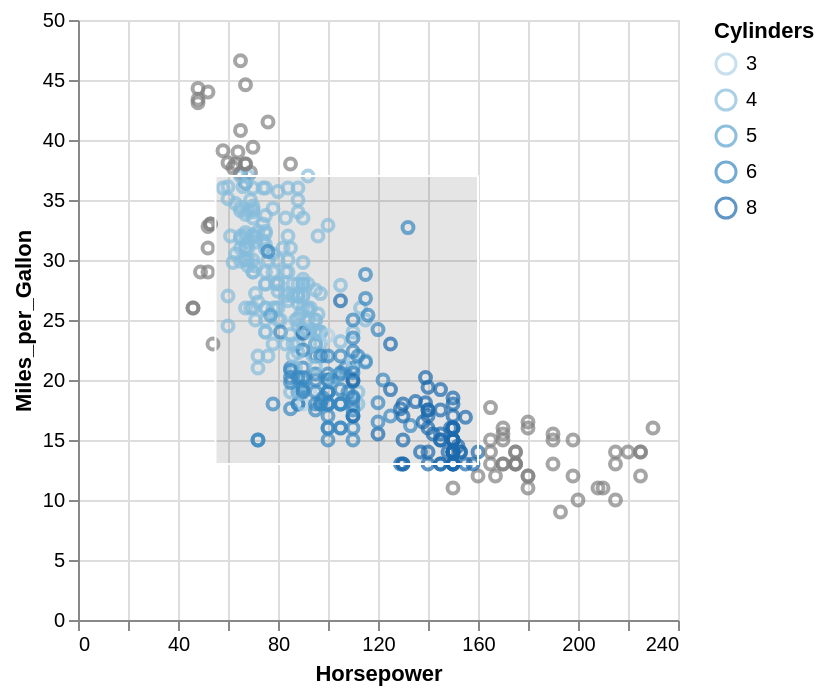

Express this chart as Vega-Lite.
### Vega-Lite specification from a JSON file in a GitHub repository (floating-point values rounded to 4 significant figures; data arrays with more than 128 entries replaced by an {"elided": "..."} marker saying what was removed)
{"$schema": "https://vega.github.io/schema/vega-lite/v4.json", "data": {"values": {"elided": "406 records"}}, "selection": {"brush": {"type": "interval", "init": {"x": [55, 160], "y": [13, 37]}, "clear": "mouseup"}}, "mark": "point", "encoding": {"x": {"field": "Horsepower", "type": "quantitative"}, "y": {"field": "Miles_per_Gallon", "type": "quantitative"}, "color": {"condition": {"selection": "brush", "field": "Cylinders", "type": "ordinal"}, "value": "grey"}}}
